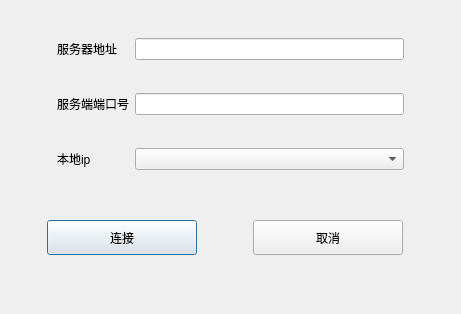
<?xml version="1.0" encoding="UTF-8"?>
<ui version="4.0">
 <class>setDialog</class>
 <widget class="QDialog" name="setDialog">
  <property name="geometry">
   <rect>
    <x>0</x>
    <y>0</y>
    <width>461</width>
    <height>314</height>
   </rect>
  </property>
  <property name="maximumSize">
   <size>
    <width>16777215</width>
    <height>500</height>
   </size>
  </property>
  <property name="windowTitle">
   <string>Dialog</string>
  </property>
  <layout class="QGridLayout" name="gridLayout_2">
   <item row="0" column="1">
    <widget class="QLabel" name="label">
     <property name="text">
      <string>服务器地址</string>
     </property>
    </widget>
   </item>
   <item row="0" column="0">
    <spacer name="horizontalSpacer">
     <property name="orientation">
      <enum>Qt::Horizontal</enum>
     </property>
     <property name="sizeType">
      <enum>QSizePolicy::Fixed</enum>
     </property>
     <property name="sizeHint" stdset="0">
      <size>
       <width>40</width>
       <height>20</height>
      </size>
     </property>
    </spacer>
   </item>
   <item row="2" column="1">
    <widget class="QLabel" name="label_3">
     <property name="text">
      <string>本地ip</string>
     </property>
    </widget>
   </item>
   <item row="0" column="3">
    <spacer name="horizontalSpacer_2">
     <property name="orientation">
      <enum>Qt::Horizontal</enum>
     </property>
     <property name="sizeType">
      <enum>QSizePolicy::Fixed</enum>
     </property>
     <property name="sizeHint" stdset="0">
      <size>
       <width>40</width>
       <height>20</height>
      </size>
     </property>
    </spacer>
   </item>
   <item row="3" column="0" colspan="4">
    <widget class="QWidget" name="widget" native="true">
     <property name="maximumSize">
      <size>
       <width>16777215</width>
       <height>70</height>
      </size>
     </property>
     <layout class="QGridLayout" name="gridLayout">
      <property name="leftMargin">
       <number>0</number>
      </property>
      <property name="topMargin">
       <number>0</number>
      </property>
      <property name="bottomMargin">
       <number>0</number>
      </property>
      <property name="horizontalSpacing">
       <number>20</number>
      </property>
      <property name="verticalSpacing">
       <number>0</number>
      </property>
      <item row="0" column="0">
       <widget class="QPushButton" name="okButton">
        <property name="minimumSize">
         <size>
          <width>0</width>
          <height>35</height>
         </size>
        </property>
        <property name="maximumSize">
         <size>
          <width>150</width>
          <height>35</height>
         </size>
        </property>
        <property name="text">
         <string>连接</string>
        </property>
       </widget>
      </item>
      <item row="0" column="1">
       <widget class="QPushButton" name="cancelButton">
        <property name="minimumSize">
         <size>
          <width>0</width>
          <height>35</height>
         </size>
        </property>
        <property name="maximumSize">
         <size>
          <width>150</width>
          <height>35</height>
         </size>
        </property>
        <property name="text">
         <string>取消</string>
        </property>
       </widget>
      </item>
     </layout>
    </widget>
   </item>
   <item row="2" column="2">
    <widget class="QComboBox" name="ipComboBox"/>
   </item>
   <item row="0" column="2">
    <widget class="QLineEdit" name="serverIplineEdit"/>
   </item>
   <item row="1" column="1">
    <widget class="QLabel" name="label_2">
     <property name="text">
      <string>服务端端口号</string>
     </property>
    </widget>
   </item>
   <item row="1" column="2">
    <widget class="QLineEdit" name="serverPortlineEdit"/>
   </item>
  </layout>
 </widget>
 <resources/>
 <connections/>
</ui>
